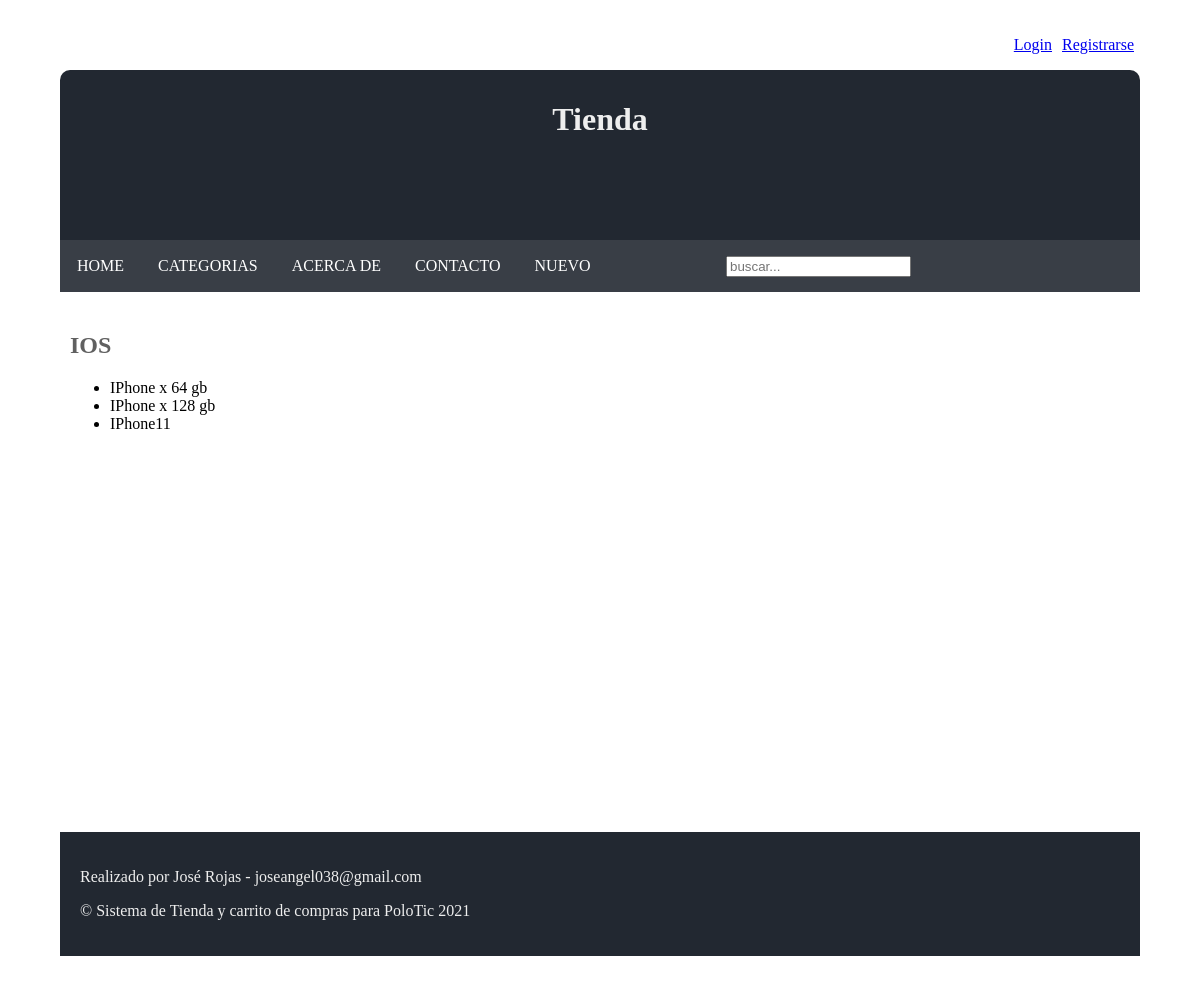
The app's page /categorias/IOS with its own data.
### AppTienda/models.py (models this page shows, shortened)
class CategoriaProd(models.Model):
    nombre= models.CharField(max_length=20)
    class Meta:
        verbose_name="CategoriaProd"
        verbose_name_plural="CategoriasProd"

class Producto(models.Model):
    titulo= models.CharField(max_length=50)
    imagen = models.ImageField(upload_to="AppTienda", null=True, blank=True)
    descripcion=models.CharField(max_length=150)
    precio = models.FloatField()
    categoria=models.ForeignKey(CategoriaProd, on_delete=models.CASCADE)
    class Meta:
        verbose_name="Producto"
        verbose_name_plural="Productos"

### AppTienda/views.py (the view)
# urls.py: path('categorias/<str:categoria>', views.categoria, name="b_categoria"),
def categoria(request,categoria):
    cat = CategoriaProd.objects.get(nombre=categoria)
    productos= Producto.objects.filter(categoria=cat.id)
    return render(request, "AppTienda/categoria.html", {"productos": productos, "categoria": cat})

### AppTienda/templates/AppTienda/categoria.html (shortened to what this page needs)
{% extends 'AppTienda/base.html' %}
{% load static %}
{% block content %}
<h1>{{ categoria.nombre }}</h1>
<ul>
{% for producto in productos %}
    <li> {{ producto.titulo }} </li>
{% empty %}
    <p>Nada que mostrar</p>
{% endfor %}
</ul>
{% endblock content %}

### AppTienda/static/AppTienda/css/estilos.css (style rules this page uses)
body { margin: 10px auto; padding: 20px; width: 90%; }
section>h1 { color: #606060; }

### records on screen
CategoriaProd: nombre "IOS"
Producto: titulo "IPhone x 64 gb"
Producto: titulo "IPhone x 128 gb"
Producto: titulo "IPhone11"
